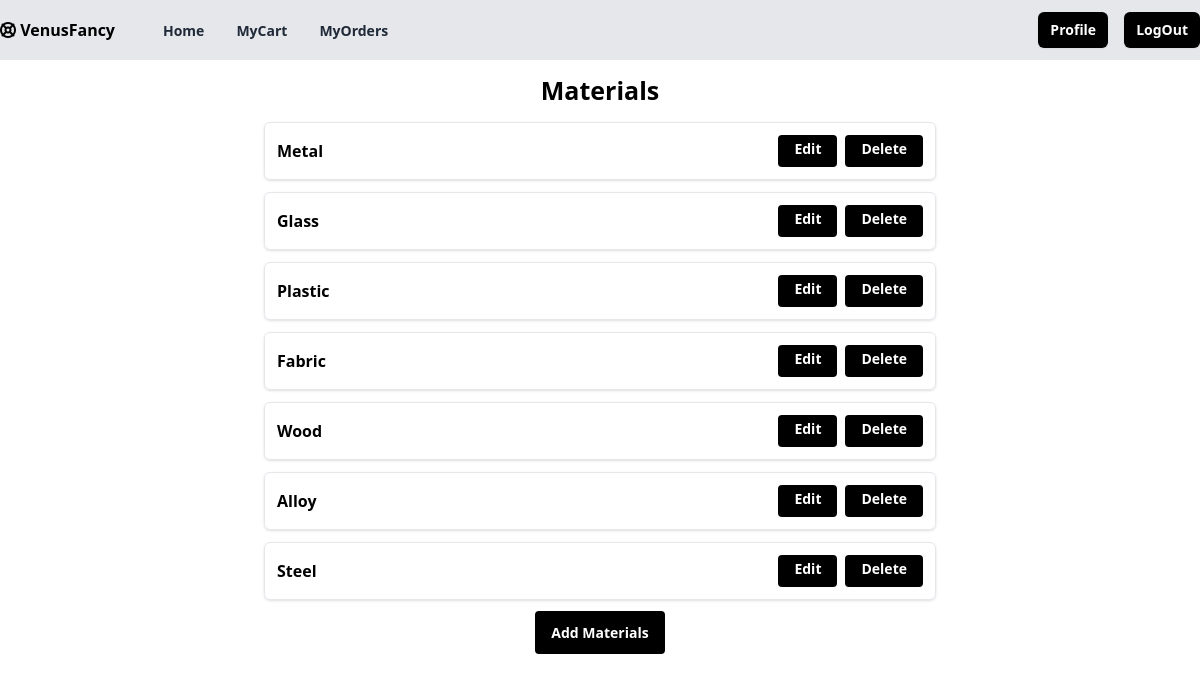
Page /materials/all/ (signed in) on the committed database.
### myfancy/models.py (models this page shows)
class Material(models.Model):
    name=models.CharField(max_length=200,unique=True)
    created_date=models.DateTimeField(auto_now_add=True)
    updated_date=models.DateTimeField(auto_now=True)
    is_active=models.BooleanField(default=True)
    def __str__(self):
        return self.name

### myfancy/views.py (the view)
# urls.py: path("materials/all/",views.MaterialListView.as_view(),name="material-all"),
@method_decorator(signin_required,name="dispatch")
class MaterialListView(ListView):
    model=Material
    template_name="shop/material_list.html"
    context_object_name="materials"

### myfancy/templates/shop/material_list.html
{% extends "shop/base.html" %}
{% block main_block %}
{%if materials%}
<div class="my-3 mx-auto text-center"><label for=""><h1 class="text-[25px]"><b>Materials</b></h1></label></div>
    {%for m in materials%}
    <div class="flex max-w-2xl flex-col items-center rounded-md border md:flex-row mx-auto mt-3 shadow border p-3">
        <div class="flex justify-between items-center w-full">
            <b>{{ m }}</b>
            <div class="flex space-x-2">
                <a href="{% url 'material-edit' m.id %}" class="h-8 rounded bg-black px-4 py-1 text-white text-sm font-semibold hover:bg-gray-800 focus:outline-none">Edit</a>
                <a href="{% url 'material-delete' m.id %}" class="h-8 rounded bg-black px-4 py-1 text-white text-sm font-semibold hover:bg-gray-800 focus:outline-none">Delete</a>
            </div>
        </div>
    </div>
    {%endfor%}
{%else%}
<div class="text-center"><b>No Materials Yet</b></div>
{%endif%}
    <div class="my-5">
    <center>
    <a href="{% url 'material-add'%}" class="h-8 rounded bg-black px-4 py-3 text-white text-sm font-semibold hover:bg-gray-800 focus:outline-none">Add Materials</a>
    </center>
    </div>
{%endblock%}

### rows in the picture
Material: name "Metal"
Material: name "Glass"
Material: name "Plastic"
Material: name "Fabric"
Material: name "Wood"
Material: name "Alloy"
Material: name "Steel"
